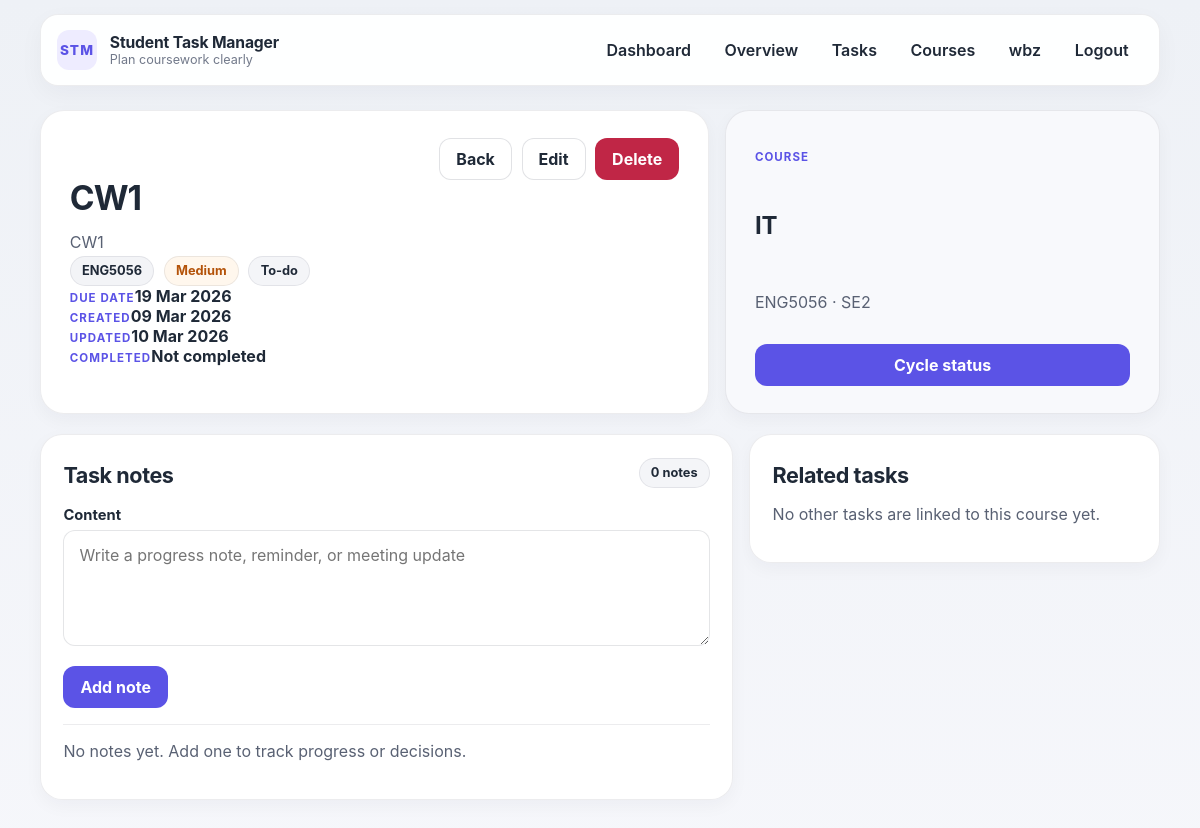
Page /tasks/1/?next=/dashboard/ (signed in) on the committed database.
### core/models.py (models this page shows, shortened)
class Profile(models.Model):
    user = models.OneToOneField(settings.AUTH_USER_MODEL, on_delete=models.CASCADE, related_name='profile')
    display_name = models.CharField(max_length=120, blank=True)
    avatar = models.URLField(blank=True, help_text='Optional image URL for your profile avatar.')
    created_at = models.DateTimeField(auto_now_add=True)

class Task(models.Model):
    class Status(models.TextChoices):
        TODO = 'todo', 'To-do'
        DOING = 'doing', 'Doing'
        DONE = 'done', 'Done'
    class Priority(models.TextChoices):
        LOW = 'low', 'Low'
        MEDIUM = 'medium', 'Medium'
        HIGH = 'high', 'High'
    user = models.ForeignKey(settings.AUTH_USER_MODEL, on_delete=models.CASCADE, related_name='tasks')
    course = models.ForeignKey(Course, on_delete=models.CASCADE, related_name='tasks')
    title = models.CharField(max_length=200)
    description = models.TextField(blank=True)
    status = models.CharField(max_length=10, choices=Status.choices, default=Status.TODO)
    priority = models.CharField(max_length=10, choices=Priority.choices, default=Priority.MEDIUM)
    due_date = models.DateField()
    completed_at = models.DateTimeField(blank=True, null=True)
    created_at = models.DateTimeField(auto_now_add=True)
    updated_at = models.DateTimeField(auto_now=True)
    class Meta:
        ordering = ['due_date', '-updated_at']
    @property
    def is_completed(self) -> bool:
        return self.status == self.Status.DONE
    @property
    def is_due_soon(self) -> bool:
        today = timezone.localdate()
        return not self.is_completed and today <= self.due_date <= today + timedelta(days=3)
    @property
    def is_overdue(self) -> bool:
        return not self.is_completed and self.due_date < timezone.localdate()
    @property
    def status_badge_class(self) -> str:
        return f'status-{self.status}'
    @property
    def priority_badge_class(self) -> str:
        return f'priority-{self.priority}'

class Course(models.Model):
    user = models.ForeignKey(settings.AUTH_USER_MODEL, on_delete=models.CASCADE, related_name='courses')
    code = models.CharField(max_length=20)
    title = models.CharField(max_length=150)
    semester = models.CharField(max_length=50, blank=True)
    created_at = models.DateTimeField(auto_now_add=True)
    class Meta:
        ordering = ['code', 'title']
        constraints = [
            models.UniqueConstraint(fields=['user', 'code'], name='unique_course_code_per_user')
        ]

### core/views.py (the view)
# urls.py: path('tasks/<int:pk>/', TaskDetailView.as_view(), name='task_detail'),
class TaskDetailView(LoginRequiredMixin, OwnerRequiredMixin, DetailView):
    model = Task
    template_name = 'core/task_detail.html'
    context_object_name = 'task'
    def get_context_data(self, **kwargs):
        context = super().get_context_data(**kwargs)
        task = self.object
        next_url = self.request.GET.get('next') or reverse('task_list')
        context['note_form'] = TaskNoteForm()
        context['next_url'] = next_url
        context['related_tasks'] = (
            base_task_queryset(self.request.user)
            .filter(course=task.course)
            .exclude(pk=task.pk)
            .prefetch_related('notes')
            .order_by('due_date')[:4]
        )
        return context

### core/forms.py (shortened to what this page needs)
class TaskNoteForm(StyledFormMixin, forms.ModelForm):
    class Meta:
        model = TaskNote
        fields = ('content',)
        widgets = {
            'content': forms.Textarea(attrs={'rows': 4, 'placeholder': 'Write a progress note, reminder, or meeting update', 'maxlength': '800'})
        }
    def __init__(self, *args, **kwargs):
        super().__init__(*args, **kwargs)
        self.apply_styling()

### core/forms.py (called while the page is built)
    def apply_styling(self):
        for field_name, field in self.fields.items():
            css_class = 'form-control'
            if isinstance(field.widget, forms.Select):
                css_class = 'form-select'
            if isinstance(field.widget, forms.CheckboxInput):
                css_class = 'form-check-input'
            field.widget.attrs.setdefault('class', css_class)
            field.widget.attrs.setdefault('autocomplete', 'off')
            if self.errors.get(field_name):
                field.widget.attrs['aria-invalid'] = 'true'

### core/services.py (called while the page is built)
def base_task_queryset(user):
    return Task.objects.filter(user=user).select_related('course')

### core/views.py (called while the page is built)
    def test_func(self):
        obj = self.get_object()
        return obj.user == self.request.user

### templates/core/task_detail.html (shortened to what this page needs)
{% extends 'base.html' %}
{% block content %}
<section class="hero-panel hero-panel-slim">
    <div class="hero-copy" data-task-id="{{ task.id }}">
        <div class="button-row compact-wrap task-detail-top-actions">
            <a class="btn btn-ghost" href="{{ next_url }}">Back</a>
            <a class="btn btn-ghost" href="{% url 'task_update' task.pk %}?next={{ next_url|urlencode }}">Edit</a>
            <a class="btn btn-danger" href="{% url 'task_delete' task.pk %}?next={{ next_url|urlencode }}">Delete</a>
        </div>
        <h1>{{ task.title }}</h1>
        <p class="hero-text">{{ task.description|default:'No description added yet.' }}</p>
        <div class="hero-pill-row task-chip-row">
            <span class="badge">{{ task.course.code }}</span>
            <span class="badge {{ task.priority_badge_class }}">{{ task.get_priority_display }}</span>
            <span class="badge status-badge {{ task.status_badge_class }}" data-status-text>{{ task.get_status_display }}</span>
        </div>
        <div class="task-detail-meta-grid">
            <div><span class="mini-label">Due date</span><strong>{{ task.due_date|date:'d M Y' }}</strong></div>
            <div><span class="mini-label">Created</span><strong>{{ task.created_at|date:'d M Y' }}</strong></div>
            <div><span class="mini-label">Updated</span><strong>{{ task.updated_at|date:'d M Y' }}</strong></div>
            <div><span class="mini-label">Completed</span><strong>{% if task.completed_at %}{{ task.completed_at|date:'d M Y, H:i' }}{% else %}Not completed{% endif %}</strong></div>
        </div>
    </div>
    <aside class="hero-aside hero-aside-soft">
        <p class="mini-label">Course</p>
        <h2>{{ task.course.title }}</h2>
        <p class="muted">{{ task.course.code }}{% if task.course.semester %} · {{ task.course.semester }}{% endif %}</p>
        {% if not task.is_completed %}
            <button type="button" class="btn btn-primary quick-status-btn" data-quick-status-url="{% url 'quick_status_update' task.pk %}">Cycle status</button>
        {% endif %}
    </aside>
</section>
<section class="content-grid two-column-layout">
    <article class="card section-card section-card-main">
        <div class="section-heading">
            <h2>Task notes</h2>
            <span class="chip chip-neutral">{{ task.notes.count }} note{{ task.notes.count|pluralize }}</span>
        </div>
        <form method="post" action="{% url 'task_note_create' task.pk %}" novalidate data-page-transition-form>
            {% for field in note_form %}
                <div>
                    <label for="{{ field.id_for_label }}">{{ field.label }}</label>
                    {{ field }}
                </div>
            {% endfor %}
            <div class="button-row top-gap">
                <button type="submit" class="btn btn-primary">Add note</button>
            </div>
        </form>
        <div class="soft-divider"></div>
        {% if task.notes.all %}
            <div class="note-list">
                {% for note in task.notes.all %}
                    <article class="note-card">
                        <p>{{ note.content }}</p>
                        <span class="small-muted">{{ note.created_at|date:'d M Y, H:i' }}</span>
                    </article>
                {% endfor %}
            </div>
        {% else %}
            <p class="empty-copy">No notes yet. Add one to track progress or decisions.</p>
        {% endif %}
    </article>
    <aside class="card section-card">
        <div class="section-heading">
            <h2>Related tasks</h2>
        </div>
        {% if related_tasks %}
            <div class="stack-list">
                {% for item in related_tasks %}
                    <a class="stack-item" href="{% url 'task_detail' item.pk %}?next={{ next_url|urlencode }}">
                        <div>
                            <strong>{{ item.title }}</strong>
                            <p>Due {{ item.due_date|date:'d M Y' }}</p>
                        </div>
                        <span class="badge status-badge {{ item.status_badge_class }}">{{ item.get_status_display }}</span>
                    </a>
                {% endfor %}
            </div>
        {% else %}
            <p class="empty-copy">No other tasks are linked to this course yet.</p>
        {% endif %}
    </aside>
</section>
{% endblock %}

### templates/base.html (shortened to what this page needs)
{% load static %}
<!DOCTYPE html>
<html lang="en">
<head>
    <link rel="stylesheet" href="{% static 'css/styles.css' %}?v=19">
</head>
<body class="page-transition-shell">
    <header class="site-header">
        <div class="container header-shell">
            <a class="brand" href="{% url 'dashboard' %}">
                <span class="brand-mark">STM</span>
                <span>
                    <strong>Student Task Manager</strong>
                    <small>Plan coursework clearly</small>
                </span>
            </a>
            <nav id="site-nav" class="site-nav" aria-label="Primary">
                <ul>
                    {% if request.user.is_authenticated %}
                        <li><a href="{% url 'dashboard' %}">Dashboard</a></li>
                        <li><a href="{% url 'overview' %}">Overview</a></li>
                        <li><a href="{% url 'task_list' %}">Tasks</a></li>
                        <li><a href="{% url 'course_list' %}">Courses</a></li>
                        <li><a href="{% url 'profile' %}">{{ request.user.profile.display_name|default:request.user.username }}</a></li>
                        <li>
                            <form method="post" action="{% url 'logout' %}" data-confirm-title="Log out?" data-confirm="Do you want to log out of your account now?" data-confirm-confirm="Log out" data-confirm-cancel="Cancel" data-page-transition-form>
                                <button class="link-button" type="submit">Logout</button>
                            </form>
                        </li>
                    {% else %}
                        <li><a href="{% url 'login' %}">Login</a></li>
                        <li><a class="nav-pill guest-register-link" href="{% url 'register' %}">Create account</a></li>
                    {% endif %}
                </ul>
            </nav>
        </div>
    </header>
    <main id="main-content" class="container main-shell page-transition-main">
        {% block content %}{% endblock %}
    </main>
</body>
</html>

### rows in the picture
Task: title "CW1", description "CW1", course.code "ENG5056", priority "Medium", status "To-do", due_date "19 Mar 2026", created_at "09 Mar 2026", updated_at "10 Mar 2026", course "IT", course.semester "SE2", notes.count "0"

### other values in the picture
{{ request.user.profile.display_name|default:request.user.username }} "wbz"
{{ field.label }} "Content"
